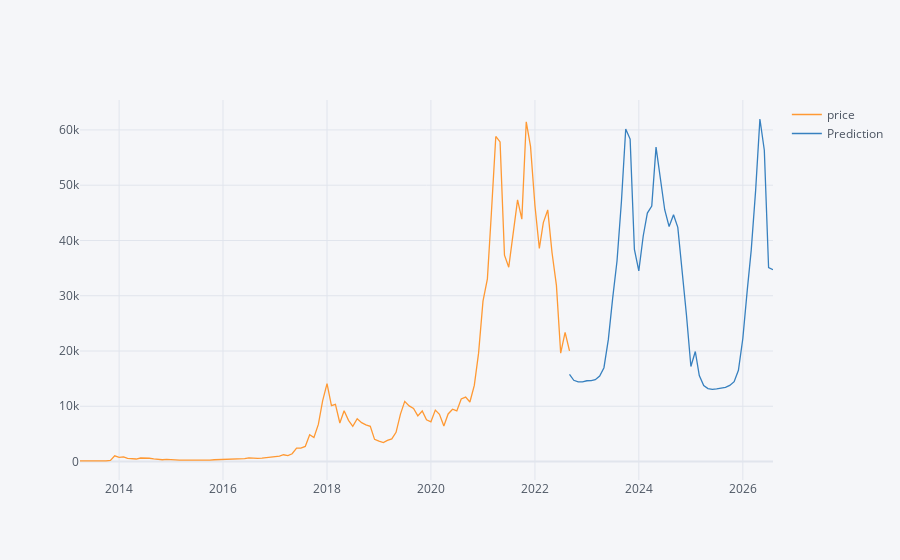

The cell this chart's notebook holds for it:
### Code cell
# same plot as above but with plotly
result = df.join(predictions['Prediction'], how='outer')
result[['price','Prediction']].iplot()

### Figure 1 — Plotly figure (JSON) as saved in the notebook; plotly's stock layout.template omitted (floating-point values rounded to 4 significant figures; data arrays with more than 128 entries replaced by an {"elided": "..."} marker saying what was removed)
{"data": [{"line": {"color": "rgba(255, 153, 51, 1.0)", "dash": "solid", "shape": "linear", "width": 1.3}, "mode": "lines", "name": "price", "text": "", "type": "scatter", "x": {"elided": "161 str values"}, "y": {"elided": "161 mixed values"}}, {"line": {"color": "rgba(55, 128, 191, 1.0)", "dash": "solid", "shape": "linear", "width": 1.3}, "mode": "lines", "name": "Prediction", "text": "", "type": "scatter", "x": {"elided": "161 str values"}, "y": {"elided": "161 mixed values"}}], "layout": {"legend": {"bgcolor": "#F5F6F9", "font": {"color": "#4D5663"}}, "paper_bgcolor": "#F5F6F9", "plot_bgcolor": "#F5F6F9", "title": {"font": {"color": "#4D5663"}}, "xaxis": {"gridcolor": "#E1E5ED", "showgrid": true, "tickfont": {"color": "#4D5663"}, "title": {"font": {"color": "#4D5663"}, "text": ""}, "zerolinecolor": "#E1E5ED"}, "yaxis": {"gridcolor": "#E1E5ED", "showgrid": true, "tickfont": {"color": "#4D5663"}, "title": {"font": {"color": "#4D5663"}, "text": ""}, "zerolinecolor": "#E1E5ED"}}}
